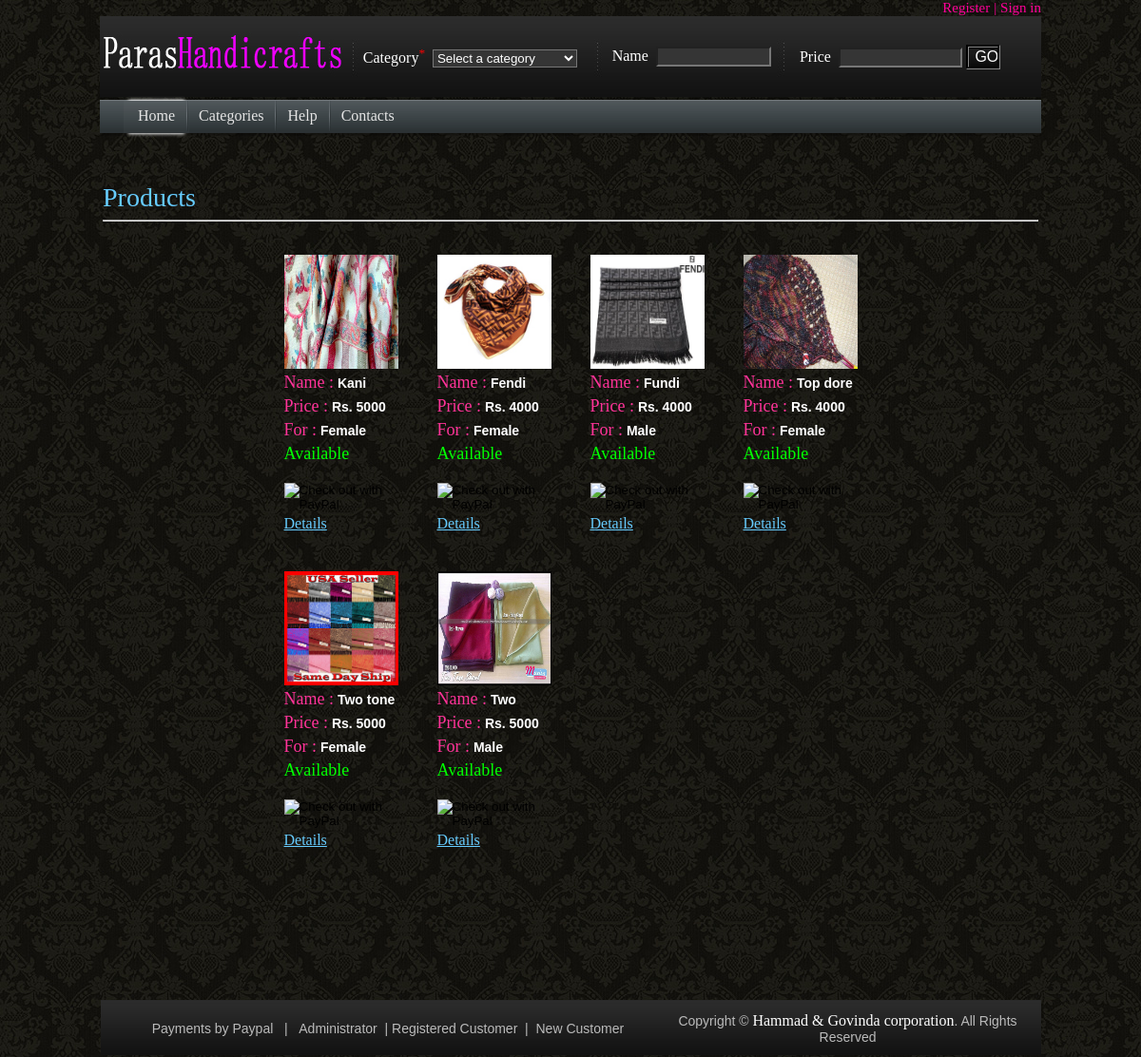
/Actions/SearchAction.php?Menu&Category=shawl, run on the app's committed database.
### tables this page shows
CREATE TABLE IF NOT EXISTS `product` (
  `pname` varchar(255) NOT NULL,
  `pcate` varchar(255) NOT NULL,
  `pgender` varchar(10) NOT NULL,
  `psize` varchar(255) NOT NULL,
  `pcolor` varchar(255) NOT NULL,
  `pprice` int(255) NOT NULL,
  `pCprice` int(255) NOT NULL,
  `pqty` int(255) NOT NULL,
  `pdate` date NOT NULL,
  `pdisc` varchar(1000) NOT NULL,
  `pimg` varchar(255) NOT NULL,
  `productID` int(255) NOT NULL AUTO_INCREMENT,
  PRIMARY KEY (`productID`)
);

### Actions/SearchAction.php (the view, shortened to what this page needs)
<!DOCTYPE html PUBLIC "-//W3C//DTD XHTML 1.0 Transitional//EN" "http://www.w3.org/TR/xhtml1/DTD/xhtml1-transitional.dtd">
<html xmlns="http://www.w3.org/1999/xhtml">
<head>
 <link type="text/css" href="../css/Main.css" rel="stylesheet" />
</head>
<body>
                                 <?php  include ("../Header/header.php");?>
<br/>
    <table width="990px" align="center"  border="0" >
            <tr>
            <td>
            <p class="InfoSearch">Products</p>
    <hr/>
                <table width="120px" border="0" cellspacing="15px"  cellpadding="10px" align="center" >
   <?php
          $pname="";$pprice=""; $getproducts; $name=false; $price=false;
		  if(isset($_GET['Menu'])&&isset($_GET['Category']))
		  {
			   $Category= $_GET['Category'];
		  }
		  else
		  {
              $Category= $_POST['Category'];
              $pname=$_POST['pname'];
	          $pname=trim($pname);
              $pprice=$_POST['pprice'];
	          $pprice=trim($pprice);
          }
   if($pprice!="")
   {
	   $price=true;
	   if($name)
	   {
		    $getproducts = "SELECT `productID`,`pname`,`pprice`,`pimg`,`pgender`,`pqty`
		                  FROM `product`
						  WHERE pcate='$Category' AND pname='$pname' AND pprice='$pprice'";
	   }
	   else
	   {
                   $getproducts = "SELECT `productID`,`pname`,`pprice`,`pimg`,`pgender`,`pqty`
		                  FROM `product`
						  WHERE pcate='$Category' AND pprice='$pprice'";
	   }
   }
   else if(!$name&&!$price)
   {
	   $getproducts = "SELECT `productID`,`pname`,`pprice`,`pimg`,`pgender`,`pqty`
		                  FROM `product`
						  WHERE pcate='$Category'";
   }
				$result=mysql_query($getproducts);
				if(!$result)
				{
						die('Invalid query' . mysql_error());
				}
				else
			    {
					       $row=mysql_fetch_array($result);
					       if(!$row)
					       {
							?>
                            <script>
							 alert("No result found");
							 </script>
                         <?php
					       }
						 else
						{
	                      echo "<tr>";
				          $counter=0;
				        do
				        {
				 ?>
	                         <td class="white">
                             <table border="0" align="center">
                             <tr><td class="white">
                               <a href="ProductDetail.php?productID=<?php echo $row["productID"];?>"><img src="<?php echo $row["pimg"]; ?>" width="120px" height="120px" /></a>
                              </td></tr>
                             <tr><td class="white"><span class="pink">Name :</span> <?php echo " ".$row["pname"]; ?></td></tr>
                             <tr><td class="white"><span class="pink">Price :</span><?php echo " Rs. ".$row["pprice"]; ?></td></tr>
                             <tr><td class="white"><span class="pink">For :</span><?php echo " ".$row["pgender"]; ?></td></tr>
                             <tr><td class="white"><span class="availibilty"><?php if($row["pqty"]==0){ echo "<span class='Notavailibilty'>"." Not Available"."</span>";}else{ echo " Available";}  ?></span></td></tr>
                             <tr><td class="white"><?php if($row["pqty"]!=0){?><form action='../Paypal/index.php' METHOD='POST'>
												<input type="hidden" name="amount" value="<?php echo $row["pprice"];?>"><br>
												<input type='image' name='submit' src='https://www.paypal.com/en_US/i/btn/btn_xpressCheckout.gif' border='0' align='top' alt=							'Check out with PayPal'/>
												</form></td></td><?php }else{ echo "&nbsp;";}?></td></tr>
                             <tr><td><a href="ProductDetail.php?productID=<?php echo $row["productID"];?>">Details</a> </td></tr>
                              </table>
                        <?php
						$counter++;
						if($counter==4)
						{
							echo "</tr>"; echo "<tr>";
							$counter=0;
						}
				      }while($row=mysql_fetch_array($result));
				    }
				}
	      ?>
    <br/><br/><br/><br/><br/><br/>
	<?php include("../Footer/footer.php"); ?>
    </body>
</html>

### css/styleSearch.css (style rules this page uses)
.InfoSearch { font-family:Georgia, "Times New Roman", Times, serif; font-size:28px; color:#6CF; margin:3% 0% 0% 0%; }
.pink { color:#F39; font-family:Times New Roman, serif; font-weight:400; font-size:18px; }
.availibilty { color:#0F0; font-family:Times New Roman, serif; font-weight:400; font-size:18px; }
.white { color:white; font-family:Times New Roman, serif; font-weight:400; font-size:14px; }

### css/styleTemp.css (style rules this page uses)
a:link { color:#6CF; font-family:Georgia, "Times New Roman", Times, serif; font-weight:300; font-size:16px; }
.white { color:white; font-family:Arial, Helvetica, sans-serif; font-weight:bold; }
body,td,th { font-family: Arial, Helvetica, sans-serif; font-size: 14px; color: #000000; }
body { margin-left: 0px; margin-top: 0px; margin-right: 0px; margin-bottom: 0px; padding:0px; background-image: url(../images/backG.jpg); }
form { margin:0px;padding:0px; }

### data on the page
product: pimg (picture), pname "Kani", pprice "5000", pgender "Female", pqty "Available"
product: pimg (picture), pname "Fendi", pprice "4000", pgender "Female", pqty "Available"
product: pimg (picture), pname "Fundi", pprice "4000", pgender "Male", pqty "Available"
product: pimg (picture), pname "Top dore", pprice "4000", pgender "Female", pqty "Available"
product: pimg (picture), pname "Two tone", pprice "5000", pgender "Female", pqty "Available"
product: pimg (picture), pname "Two", pprice "5000", pgender "Male", pqty "Available"
